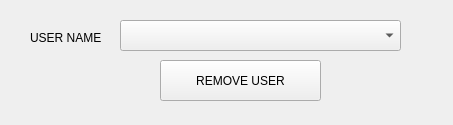
<?xml version="1.0" encoding="UTF-8"?>
<ui version="4.0">
 <class>removeUser</class>
 <widget class="QWidget" name="removeUser">
  <property name="geometry">
   <rect>
    <x>0</x>
    <y>0</y>
    <width>453</width>
    <height>125</height>
   </rect>
  </property>
  <property name="windowTitle">
   <string>Form</string>
  </property>
  <widget class="QLabel" name="label">
   <property name="geometry">
    <rect>
     <x>30</x>
     <y>30</y>
     <width>81</width>
     <height>16</height>
    </rect>
   </property>
   <property name="text">
    <string>USER NAME</string>
   </property>
  </widget>
  <widget class="QPushButton" name="removebutton">
   <property name="geometry">
    <rect>
     <x>160</x>
     <y>60</y>
     <width>161</width>
     <height>41</height>
    </rect>
   </property>
   <property name="text">
    <string>REMOVE USER</string>
   </property>
  </widget>
  <widget class="QComboBox" name="comboBox">
   <property name="geometry">
    <rect>
     <x>120</x>
     <y>20</y>
     <width>281</width>
     <height>31</height>
    </rect>
   </property>
  </widget>
 </widget>
 <resources/>
 <connections/>
</ui>
